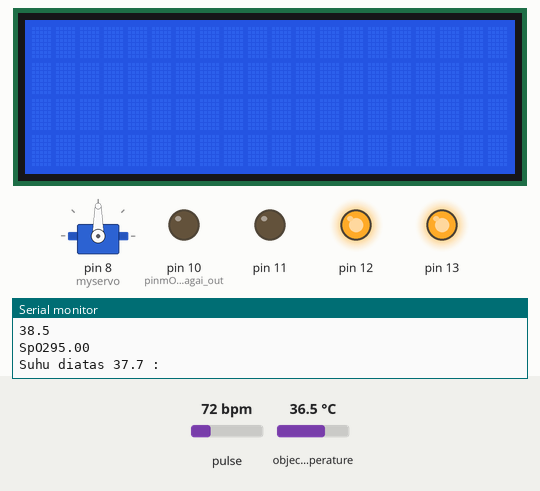
The sketch below on a simulated Arduino Uno, built with avr-gcc and run on an emulated ATmega328P. Shown: 20×4 character LCD, servo, output pins drawn as LEDs (lit = HIGH), the last lines printed to the serial monitor. The test bench sets the inputs (shaded band); at power-on: object temperature 36.5 °C, pulse 72 bpm.

Above: at 1.2 s.
1.3 s: object temperature set to 35.8 °C
2.8 s: object temperature set to 35.1 °C
At 3.7 s:
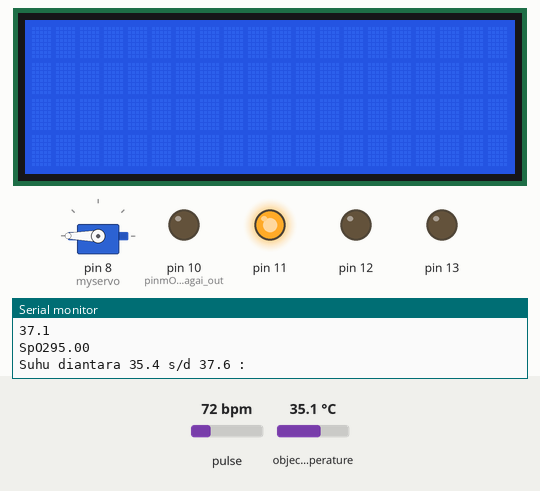
4.3 s: object temperature set to 33.8 °C
7.3 s: object temperature set to 33.1 °C
At 7.7 s:
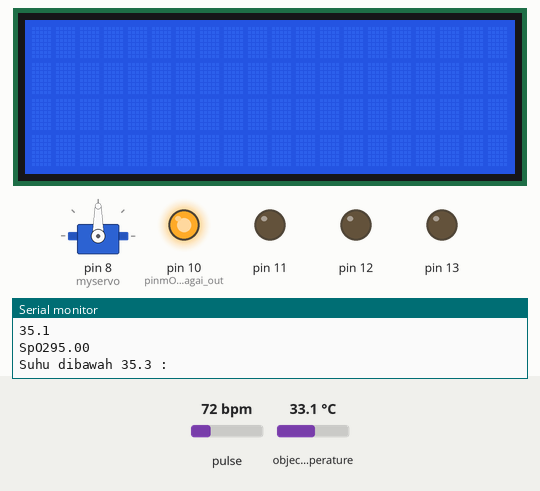
8.8 s: object temperature set to 39 °C
At 10.0 s:
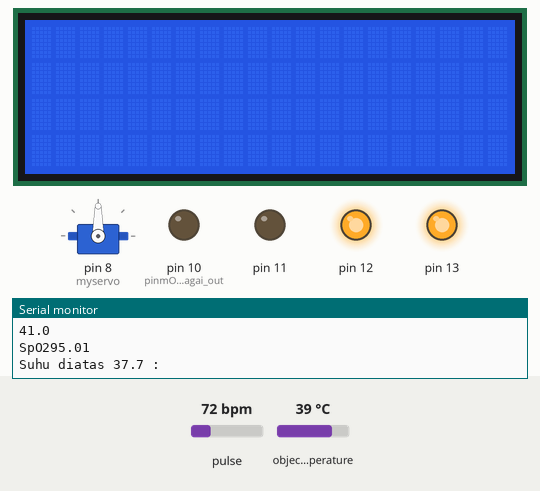
10.3 s: object temperature set to 34 °C
At 11.6 s:
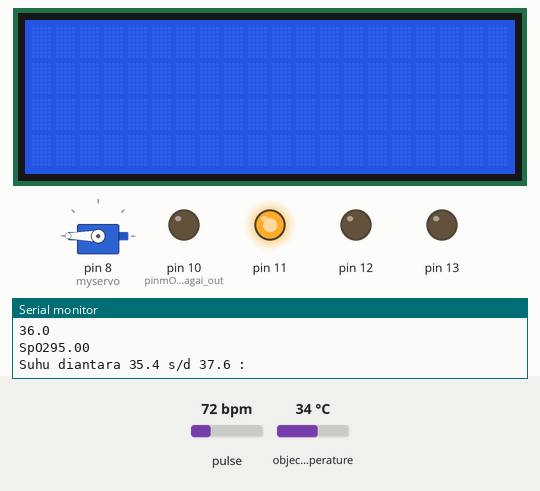
Timing chart, 0 to 13.3 s (numbered marks = the images above; inputs shaded):
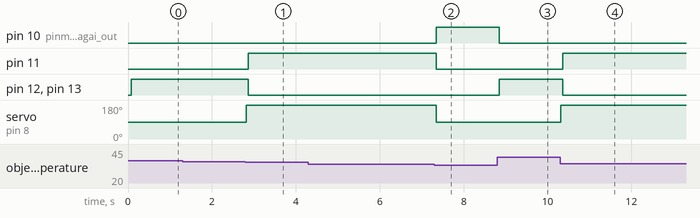

Measured:
- the behaviour switches between 35.6 and 35.5 °C on object temperature (found by bisection; images 0 and 1)
- the behaviour switches between 33.4 and 33.3 °C on object temperature (found by bisection; images 1 and 2)
- after the input at 2.8 s, pin 11: LOW → HIGH after 0.07 s; pin 12, pin 13: HIGH → LOW after 0.07 s; servo on pin 8 (myservo): 90° → 180° at once
- after the input at 7.3 s, pin 10 (pinmOde_10-13_sebagai_out): LOW → HIGH after 0.05 s; pin 11: HIGH → LOW after 0.05 s; servo on pin 8 (myservo): 180° → 90° after 0.05 s
- after the input at 8.8 s, pin 10 (pinmOde_10-13_sebagai_out): HIGH → LOW after 0.05 s; pin 12, pin 13: LOW → HIGH after 0.05 s
- after the input at 10.3 s, pin 11: LOW → HIGH after 0.06 s; pin 12, pin 13: HIGH → LOW after 0.06 s; servo on pin 8 (myservo): 90° → 180° at once

The sketch:

MRC.ino
```cpp
#include <Wire.h>
#include "MAX30105.h"
#include <Adafruit_MLX90614.h>
#include <LiquidCrystal.h>
#include <Servo.h> //Library servo
MAX30105 particleSensor; // initialize MAX30102 with I2C
Adafruit_MLX90614 mlx = Adafruit_MLX90614();
LiquidCrystal lcd(7, 6, 5, 4, 3, 2);
Servo myservo;
#define USEFIFO
uint32_t ir, red , green;
double fred, fir;
float SpO2 = 0; //raw SpO2 before low pass filtered
//inisialisasi Global Variabel untuk Oximeternya
double avered = 0;
double aveir = 0;
double sumirrms = 0;
double sumredrms = 0;
float celsius ;
double frate = 0.95; //low pass filter for IR/red LED value to eliminate AC component
byte ledBrightness = 70; //Options: 0=Off to 255=50mA
byte sampleAverage = 1; //Options: 1, 2, 4, 8, 16, 32
byte ledMode = 2; //Options: 1 = Red only, 2 = Red + IR, 3 = Red + IR + Green
int sampleRate = 400; //Options: 50, 100, 200, 400, 800, 1000, 1600, 3200
int pulseWidth = 69; //Options: 69, 118, 215, 411
int adcRange = 16384; //Options: 2048, 4096, 8192, 16384

void setup()
{
  Serial.begin(9600);
  // Initialize sensor
  particleSensor.begin(Wire, I2C_SPEED_FAST); //Use default I2C port, 400kHz speed
  particleSensor.setup(ledBrightness, sampleAverage, ledMode, sampleRate, pulseWidth, adcRange); //Configure sensor with these settings
  lcd.begin(20, 4); //inisialisasi lcd
  mlx.begin(); //mlx nya di begin
  myservo.attach(8); //servo nya di attach dengan mengambil pin 8 sebagai pin nya
  pinMode(10, OUTPUT); //pinmOde 10-13 sebagai outputnya
  pinMode(11, OUTPUT);
  pinMode(12, OUTPUT);
  pinMode(13, OUTPUT);
}

void loop() {  //masuk ke program utama
  particleSensor.check(); //Check the sensor
  red = particleSensor.getFIFORed(); //why getFOFOIR output Red data by MAX30102 on MH-ET LIVE breakout board
  ir = particleSensor.getFIFOIR(); //why getFIFORed output IR data by MAX30102 on MH-ET LIVE breakout board

    fred = (double)red;
    fir = (double)ir;
    avered = avered * frate + (double)red * (1.0 - frate);//average red level by low pass filter
    aveir = aveir * frate + (double)ir * (1.0 - frate); //average IR level by low pass filter
    sumredrms += (fred - avered) * (fred - avered); //square sum of alternate component of red level
    sumirrms += (fir - aveir) * (fir - aveir);//square sum of alternate component of IR level

    double R = (sqrt(sumredrms) / avered) / (sqrt(sumirrms) / aveir);
    // Serial.println(R);
    SpO2 = 112 - (17*R);  //http://ww1.microchip.com/downloads/jp/AppNotes/00001525B_JP.pdf
    particleSensor.nextSample(); //We're finished with this sample so move to next sample
    Serial.print("SpO2");
    Serial.println(SpO2);
    //Serial.println(",");Serial.println(R);


  celsius = mlx.readObjectTempC();
  celsius = celsius + 2;

  if (celsius <= 35.3){
     Serial.println("Suhu dibawah 35.3 :");
     Serial.println(celsius,1);
    myservo.write(90);

  lcd.setCursor(0, 0);
  lcd.print("SuhuBdn :");
  lcd.print(celsius,1);
  lcd.print("C");

  lcd.setCursor(0, 1);
  lcd.print("SpO2    :");
  lcd.print(SpO2,1);
  lcd.print("%");

    lcd.setCursor(0, 2);
  lcd.print("Letakkan jari");


  lcd.setCursor(0, 3);
  lcd.print("Pada sensor");

    lcd.clear();
    digitalWrite(10, HIGH); //LED YELLOW
    digitalWrite(11, LOW); // LED BLUE
    digitalWrite(12, LOW);// LED RED
    digitalWrite(13, LOW);// Buzzer
  }

  if (celsius <= 37.6 && celsius >= 35.4){
      myservo.write(180
      );
    Serial.println("Suhu diantara 35.4 s/d 37.6 :");
     Serial.println(celsius,1);

  lcd.setCursor(0, 0);
  lcd.print("SuhuBdn :");
  lcd.print(celsius,1);
  lcd.print("C");

  lcd.setCursor(0, 1);
  lcd.print("SpO2    :");
  lcd.print(SpO2,1);
  lcd.print("%");

      lcd.setCursor(0, 2);
  lcd.print("Anda ");


  lcd.setCursor(0, 3);
  lcd.print("Dipersilakan masuk");

  lcd.clear();
    //delay(15);
    digitalWrite(10, LOW); // LED YELLOW
    digitalWrite(11, HIGH);//LED BLUE
    digitalWrite(12, LOW);// LED RED
    digitalWrite(13, LOW);// Buzzer

  }

  if(celsius >= 37.7) {
    Serial.println("Suhu diatas 37.7 :" );
    Serial.println(celsius,1);
    myservo.write(90);

    lcd.setCursor(0, 0);
  lcd.print("SuhuBdn :");
  lcd.print(celsius,1);
  lcd.print("C");

  lcd.setCursor(0, 1);
  lcd.print("SpO2    :");
  lcd.print(SpO2,1);
  lcd.print("%");
      lcd.setCursor(0, 2);
  lcd.print("Anda ");


  lcd.setCursor(0, 3);
  lcd.print("Dilarang masuk");


    lcd.clear();
    //delay(15);
    digitalWrite(10, LOW);  // LED YELLOW
    digitalWrite(11, LOW);  //LED BLUE
    digitalWrite(12, HIGH); // LED RED
    digitalWrite(13, HIGH); // Buzzer
   // delay(15);
  }

  }
```
